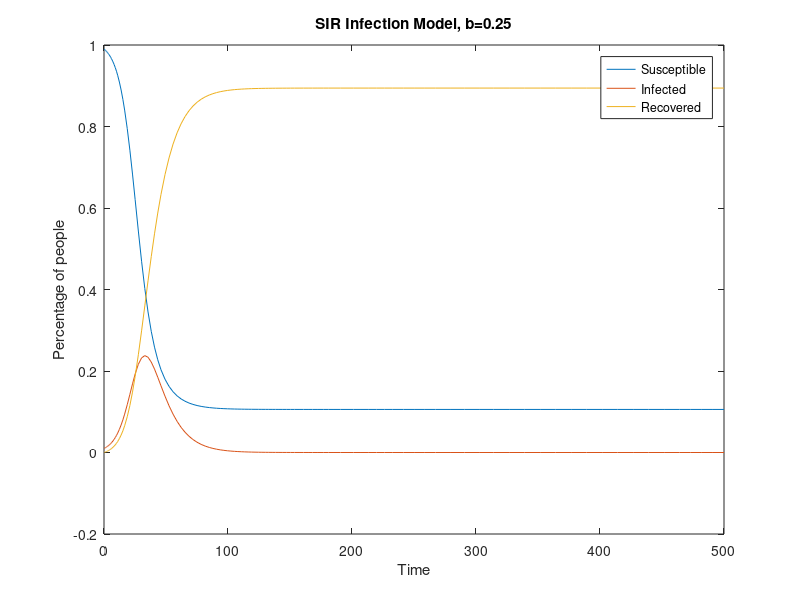

The MATLAB source for this figure:
% Andrew Milich 
% 11/15/15
% Math 51M: Homework 4

%%%%%%%%%%%%%%
% Question 1 %
%%%%%%%%%%%%%%

% We can see clearly that higher values of b will increase the rate of 
% infection and the numebr of infected. 

% Thus, b=1 demonstrates the greatest increase in the infected population and 
% b=0 represents no spreading. b=0.01 would be a bad disease as only a few
% percent of the population ever gets the disease. In this case, infection
% is controlled. 

% By b=0.25, around 90% of the population has been infected by the disease. 
% For 0.25<b<1, the infection continues to spread to the remainder of the
% population. By b=0.4, over 95% of the population appears to be infected.
% b=0.25 is a realistic model of a very infectious disease while b=0.01
% would be a controlled infection. 

b = 0.25; 
a = 0.1; 

T = [0 500];
% x(1) = S; x(2) = I; x(3) = R (based on assignment spec) 
f = @(t,x) [-b*x(2)*x(1); b*x(2)*x(1) - a*x(2); a*x(2)];
[t,S] = ode45(f, T, [0.99 0.01 0]); 
plot(t,S);
legend('Susceptible','Infected','Recovered');
xlabel('Time');
ylabel('Percentage of people');
title(['SIR Infection Model, b=',num2str(b)]);